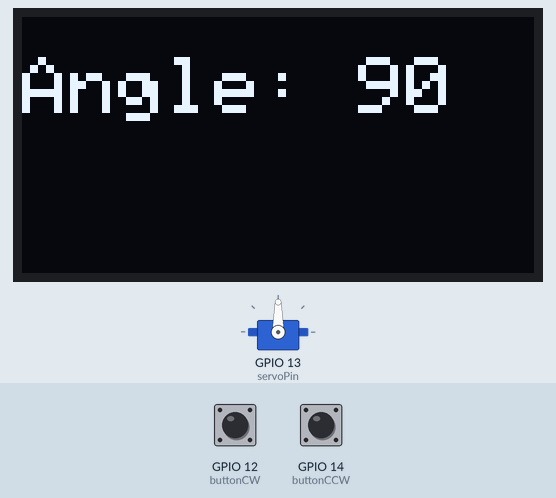
Bench run of a sketch on a simulated ESP32. Shown: 128×64 one-colour display, servo. The inputs (shaded band) are chosen by the test bench; at power-on: GPIO 12 (buttonCW) HIGH, GPIO 14 (buttonCCW) HIGH. What the sketch prints to the serial monitor is not drawn.

Above: at 1.2 s.
1.3 s: GPIO 12 (buttonCW) pulled LOW for 1 s
At 2.4 s:
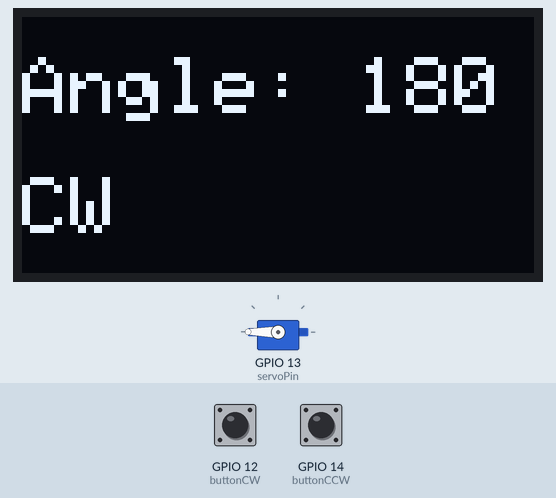
3.8 s: GPIO 14 (buttonCCW) pulled LOW for 1 s
At 5.7 s:
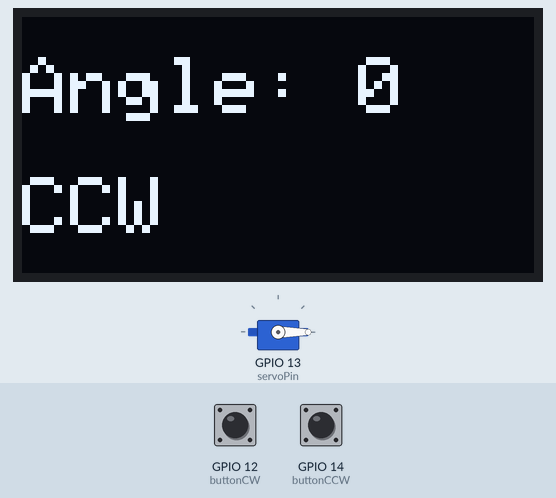
6.3 s: GPIO 12 (buttonCW) pulled LOW for 0.15 s
At 7.0 s:
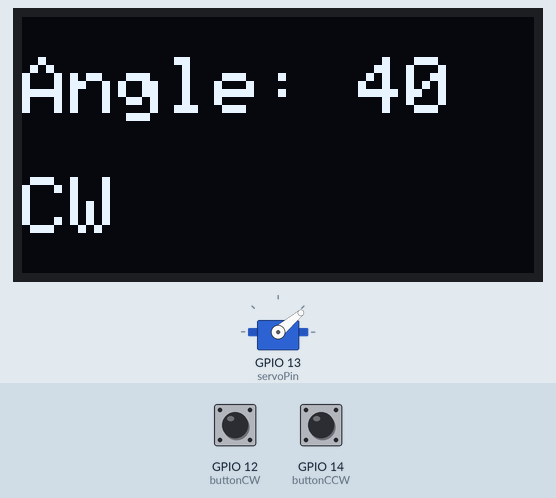
7.9 s: GPIO 12 (buttonCW) pulled LOW for 3.2 s
At 8.34 s:
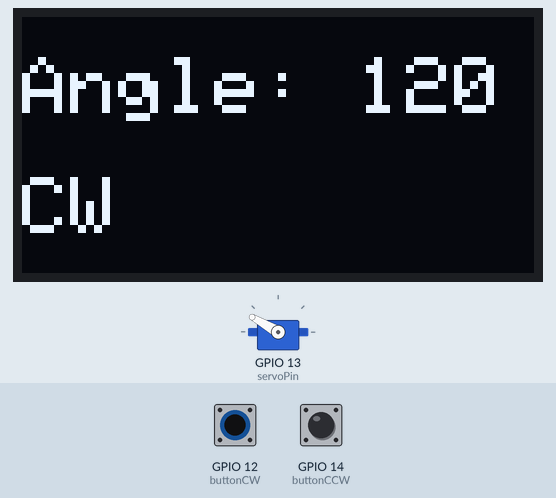
12.6 s: GPIO 14 (buttonCCW) pulled LOW for 0.15 s
At 13.0 s:
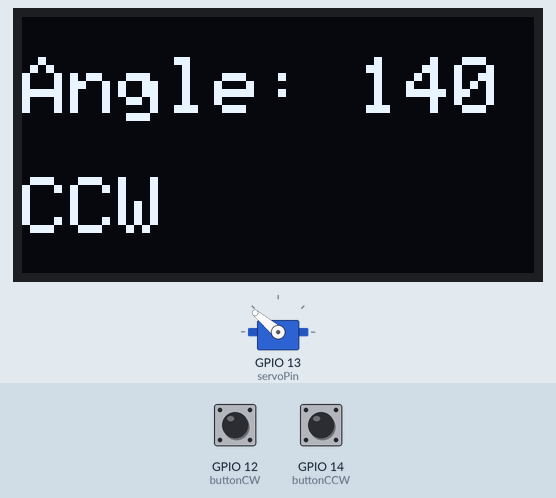
14.2 s: GPIO 14 (buttonCCW) pulled LOW for 3.2 s
At 14.37 s:
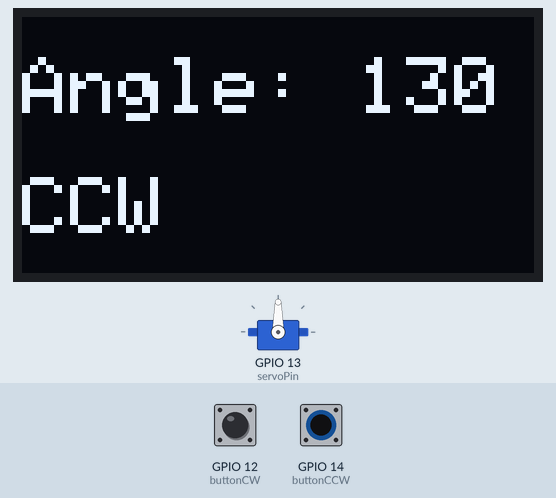
Timing chart, 0 to 17.2 s (numbered marks = the images above; inputs shaded):
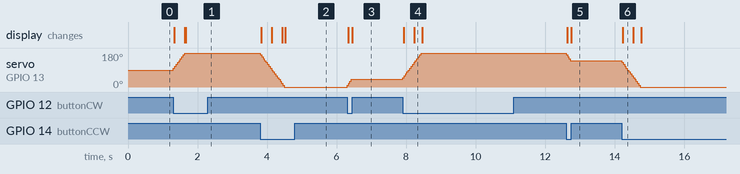

Measured:
- after the input at 1.3 s, servo on GPIO 13 (servoPin): moves from 90° to 180° over 0.33 s, starting at once; the display: first changes at once (image 1 shows a later state)
- after the input at 3.8 s, servo on GPIO 13 (servoPin): moves from 180° to 0° over 0.69 s, starting at once; the display: first changes at once (image 2 shows a later state)
- after the input at 6.3 s, servo on GPIO 13 (servoPin): 0° → 40° at once; the display: first changes at once (image 3 shows a later state)
- after the input at 7.9 s, servo on GPIO 13 (servoPin): moves from 40° to 180° over 0.53 s, starting at once; the display: first changes at once (image 4 shows a later state)
- after the input at 12.6 s, servo on GPIO 13 (servoPin): 180° → 140° at once; the display: first changes at once (image 5 shows a later state)
- after the input at 14.2 s, servo on GPIO 13 (servoPin): moves from 140° to 0° over 0.53 s, starting at once; the display: changes at once (image 6)

The sketch:

yAG.ino
```cpp
#include <ESP32Servo.h>
#include <Wire.h>
#include <Adafruit_GFX.h>
#include <Adafruit_SSD1306.h>

#define SCREEN_WIDTH 128
#define SCREEN_HEIGHT 64
#define OLED_RESET    -1

Adafruit_SSD1306 display(SCREEN_WIDTH, SCREEN_HEIGHT, &Wire, OLED_RESET);

Servo myServo;
const int servoPin = 13;
const int buttonCW = 12;   // Clockwise button
const int buttonCCW = 14;  // Counter-clockwise button

// Button state variables
volatile bool buttonCWState = false;
volatile bool buttonCCWState = false;
volatile unsigned long lastCWInterruptTime = 0;
volatile unsigned long lastCCWInterruptTime = 0;
const unsigned long debounceTime = 50; // Debounce time in milliseconds

// Servo position variables
int pos = 90;
const int minAngle = 0;
const int maxAngle = 180;
const int stepSize = 10;
unsigned long lastMoveTime = 0;
const int moveInterval = 40; // ms between each move while holding

// === Interrupt Service Routines ===
void IRAM_ATTR handleButtonCW() {
  unsigned long interruptTime = millis();
  // Debounce
  if (interruptTime - lastCWInterruptTime > debounceTime) {
    buttonCWState = !digitalRead(buttonCW); // Read the actual state
    lastCWInterruptTime = interruptTime;
  }
}

void IRAM_ATTR handleButtonCCW() {
  unsigned long interruptTime = millis();
  // Debounce
  if (interruptTime - lastCCWInterruptTime > debounceTime) {
    buttonCCWState = !digitalRead(buttonCCW); // Read the actual state
    lastCCWInterruptTime = interruptTime;
  }
}

void setup() {
  Serial.begin(115200);

  // OLED Setup
  if (!display.begin(SSD1306_SWITCHCAPVCC, 0x3C)) {
    Serial.println("SSD1306 not found");
    while (true);
  }
  display.clearDisplay();
  display.setTextColor(WHITE);
  display.setTextSize(2);

  // Button Setup (INPUT_PULLUP means buttons are active LOW)
  pinMode(buttonCW, INPUT_PULLUP);
  pinMode(buttonCCW, INPUT_PULLUP);

  // Attach a single interrupt to each button that responds to any change
  attachInterrupt(digitalPinToInterrupt(buttonCW), handleButtonCW, CHANGE);
  attachInterrupt(digitalPinToInterrupt(buttonCCW), handleButtonCCW, CHANGE);

  // Servo Setup
  ESP32PWM::allocateTimer(0);
  myServo.setPeriodHertz(50);
  myServo.attach(servoPin, 500, 2400);
  myServo.write(pos);

  updateDisplay();
  Serial.println("System initialized");
}

void loop() {
  unsigned long now = millis();

  // Check for button presses directly in the main loop
  // This is more reliable than relying solely on interrupt state variables
  bool currentCWState = !digitalRead(buttonCW);    // Active LOW
  bool currentCCWState = !digitalRead(buttonCCW);  // Active LOW

  // Update state with both the interrupt flag and current reading
  bool cwPressed = buttonCWState || currentCWState;
  bool ccwPressed = buttonCCWState || currentCCWState;

  // Move if enough time has passed since last move
  if (now - lastMoveTime >= moveInterval) {

    if (cwPressed && pos < maxAngle) {
      pos += stepSize;
      if (pos > maxAngle) pos = maxAngle;
      myServo.write(pos);
      updateDisplay();
      lastMoveTime = now;
      Serial.print("CW: ");
      Serial.println(pos);
    }
    else if (ccwPressed && pos > minAngle) {
      pos -= stepSize;
      if (pos < minAngle) pos = minAngle;
      myServo.write(pos);
      updateDisplay();
      lastMoveTime = now;
      Serial.print("CCW: ");
      Serial.println(pos);
    }
  }

  // Short delay to prevent CPU hogging
  delay(5);
}

void updateDisplay() {
  display.clearDisplay();
  display.setCursor(0, 10);
  display.print("Angle: ");
  display.print(pos);

  // Add indicator for button press
  display.setCursor(0, 40);
  if (buttonCWState) display.print("CW");
  if (buttonCCWState) display.print("CCW");

  display.display();
}
```
